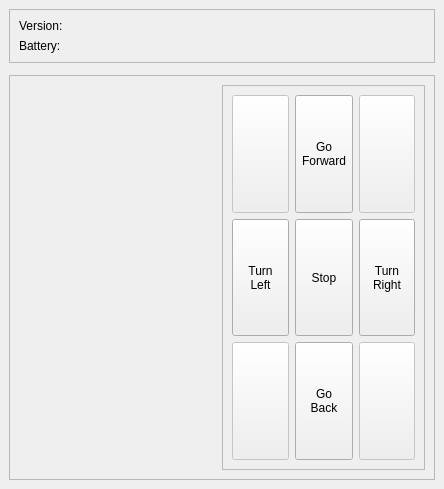
<?xml version="1.0" encoding="UTF-8"?>
<ui version="4.0">
 <class>MainWindow</class>
 <widget class="QMainWindow" name="MainWindow">
  <property name="geometry">
   <rect>
    <x>0</x>
    <y>0</y>
    <width>444</width>
    <height>489</height>
   </rect>
  </property>
  <property name="windowTitle">
   <string>MainWindow</string>
  </property>
  <widget class="QWidget" name="centralWidget">
   <layout class="QVBoxLayout" name="verticalLayout">
    <item>
     <widget class="QFrame" name="frame_3">
      <property name="frameShape">
       <enum>QFrame::StyledPanel</enum>
      </property>
      <property name="frameShadow">
       <enum>QFrame::Raised</enum>
      </property>
      <layout class="QGridLayout" name="gridLayout_2">
       <item row="0" column="0">
        <widget class="QLabel" name="label">
         <property name="sizePolicy">
          <sizepolicy hsizetype="Maximum" vsizetype="Preferred">
           <horstretch>0</horstretch>
           <verstretch>0</verstretch>
          </sizepolicy>
         </property>
         <property name="text">
          <string>Version:</string>
         </property>
        </widget>
       </item>
       <item row="0" column="1">
        <widget class="QLabel" name="L_Version">
         <property name="sizePolicy">
          <sizepolicy hsizetype="Expanding" vsizetype="Preferred">
           <horstretch>0</horstretch>
           <verstretch>0</verstretch>
          </sizepolicy>
         </property>
         <property name="minimumSize">
          <size>
           <width>30</width>
           <height>10</height>
          </size>
         </property>
         <property name="text">
          <string/>
         </property>
        </widget>
       </item>
       <item row="1" column="0">
        <widget class="QLabel" name="label_2">
         <property name="sizePolicy">
          <sizepolicy hsizetype="Maximum" vsizetype="Preferred">
           <horstretch>0</horstretch>
           <verstretch>0</verstretch>
          </sizepolicy>
         </property>
         <property name="text">
          <string>Battery:</string>
         </property>
        </widget>
       </item>
       <item row="1" column="1">
        <widget class="QLabel" name="L_Battery">
         <property name="sizePolicy">
          <sizepolicy hsizetype="Expanding" vsizetype="Preferred">
           <horstretch>0</horstretch>
           <verstretch>0</verstretch>
          </sizepolicy>
         </property>
         <property name="minimumSize">
          <size>
           <width>30</width>
           <height>10</height>
          </size>
         </property>
         <property name="text">
          <string/>
         </property>
        </widget>
       </item>
      </layout>
     </widget>
    </item>
    <item>
     <widget class="QFrame" name="frame_4">
      <property name="frameShape">
       <enum>QFrame::StyledPanel</enum>
      </property>
      <property name="frameShadow">
       <enum>QFrame::Raised</enum>
      </property>
     </widget>
    </item>
    <item>
     <widget class="QFrame" name="frame_2">
      <property name="frameShape">
       <enum>QFrame::StyledPanel</enum>
      </property>
      <property name="frameShadow">
       <enum>QFrame::Raised</enum>
      </property>
      <layout class="QHBoxLayout" name="horizontalLayout">
       <item>
        <spacer name="horizontalSpacer">
         <property name="orientation">
          <enum>Qt::Horizontal</enum>
         </property>
         <property name="sizeHint" stdset="0">
          <size>
           <width>197</width>
           <height>20</height>
          </size>
         </property>
        </spacer>
       </item>
       <item>
        <widget class="QFrame" name="frame">
         <property name="frameShape">
          <enum>QFrame::StyledPanel</enum>
         </property>
         <property name="frameShadow">
          <enum>QFrame::Raised</enum>
         </property>
         <layout class="QGridLayout" name="gridLayout">
          <item row="0" column="0">
           <widget class="QToolButton" name="toolButton_7">
            <property name="enabled">
             <bool>false</bool>
            </property>
            <property name="sizePolicy">
             <sizepolicy hsizetype="Expanding" vsizetype="Expanding">
              <horstretch>0</horstretch>
              <verstretch>0</verstretch>
             </sizepolicy>
            </property>
            <property name="focusPolicy">
             <enum>Qt::NoFocus</enum>
            </property>
            <property name="text">
             <string/>
            </property>
           </widget>
          </item>
          <item row="0" column="1">
           <widget class="QToolButton" name="TB_Forward">
            <property name="sizePolicy">
             <sizepolicy hsizetype="Expanding" vsizetype="Expanding">
              <horstretch>0</horstretch>
              <verstretch>0</verstretch>
             </sizepolicy>
            </property>
            <property name="focusPolicy">
             <enum>Qt::NoFocus</enum>
            </property>
            <property name="text">
             <string>Go
Forward</string>
            </property>
            <property name="shortcut">
             <string>Up</string>
            </property>
            <property name="autoRepeat">
             <bool>true</bool>
            </property>
           </widget>
          </item>
          <item row="0" column="2">
           <widget class="QToolButton" name="toolButton_8">
            <property name="enabled">
             <bool>false</bool>
            </property>
            <property name="sizePolicy">
             <sizepolicy hsizetype="Expanding" vsizetype="Expanding">
              <horstretch>0</horstretch>
              <verstretch>0</verstretch>
             </sizepolicy>
            </property>
            <property name="focusPolicy">
             <enum>Qt::NoFocus</enum>
            </property>
            <property name="text">
             <string/>
            </property>
           </widget>
          </item>
          <item row="1" column="0">
           <widget class="QToolButton" name="TB_Left">
            <property name="sizePolicy">
             <sizepolicy hsizetype="Expanding" vsizetype="Expanding">
              <horstretch>0</horstretch>
              <verstretch>0</verstretch>
             </sizepolicy>
            </property>
            <property name="focusPolicy">
             <enum>Qt::NoFocus</enum>
            </property>
            <property name="text">
             <string>Turn
Left</string>
            </property>
            <property name="shortcut">
             <string>Left</string>
            </property>
            <property name="autoRepeat">
             <bool>true</bool>
            </property>
           </widget>
          </item>
          <item row="1" column="1">
           <widget class="QToolButton" name="TB_Stop">
            <property name="sizePolicy">
             <sizepolicy hsizetype="Expanding" vsizetype="Expanding">
              <horstretch>0</horstretch>
              <verstretch>0</verstretch>
             </sizepolicy>
            </property>
            <property name="focusPolicy">
             <enum>Qt::NoFocus</enum>
            </property>
            <property name="text">
             <string>Stop</string>
            </property>
            <property name="shortcut">
             <string>Space</string>
            </property>
            <property name="autoRepeat">
             <bool>true</bool>
            </property>
           </widget>
          </item>
          <item row="1" column="2">
           <widget class="QToolButton" name="TB_Right">
            <property name="sizePolicy">
             <sizepolicy hsizetype="Expanding" vsizetype="Expanding">
              <horstretch>0</horstretch>
              <verstretch>0</verstretch>
             </sizepolicy>
            </property>
            <property name="focusPolicy">
             <enum>Qt::NoFocus</enum>
            </property>
            <property name="text">
             <string>Turn
Right</string>
            </property>
            <property name="shortcut">
             <string>Right</string>
            </property>
            <property name="autoRepeat">
             <bool>true</bool>
            </property>
           </widget>
          </item>
          <item row="2" column="0">
           <widget class="QToolButton" name="toolButton_6">
            <property name="enabled">
             <bool>false</bool>
            </property>
            <property name="sizePolicy">
             <sizepolicy hsizetype="Expanding" vsizetype="Expanding">
              <horstretch>0</horstretch>
              <verstretch>0</verstretch>
             </sizepolicy>
            </property>
            <property name="focusPolicy">
             <enum>Qt::NoFocus</enum>
            </property>
            <property name="text">
             <string/>
            </property>
           </widget>
          </item>
          <item row="2" column="1">
           <widget class="QToolButton" name="TB_Back">
            <property name="sizePolicy">
             <sizepolicy hsizetype="Expanding" vsizetype="Expanding">
              <horstretch>0</horstretch>
              <verstretch>0</verstretch>
             </sizepolicy>
            </property>
            <property name="focusPolicy">
             <enum>Qt::NoFocus</enum>
            </property>
            <property name="text">
             <string>Go
Back</string>
            </property>
            <property name="shortcut">
             <string>Down</string>
            </property>
            <property name="autoRepeat">
             <bool>true</bool>
            </property>
           </widget>
          </item>
          <item row="2" column="2">
           <widget class="QToolButton" name="toolButton_9">
            <property name="enabled">
             <bool>false</bool>
            </property>
            <property name="sizePolicy">
             <sizepolicy hsizetype="Expanding" vsizetype="Expanding">
              <horstretch>0</horstretch>
              <verstretch>0</verstretch>
             </sizepolicy>
            </property>
            <property name="focusPolicy">
             <enum>Qt::NoFocus</enum>
            </property>
            <property name="text">
             <string/>
            </property>
           </widget>
          </item>
         </layout>
        </widget>
       </item>
      </layout>
     </widget>
    </item>
   </layout>
  </widget>
 </widget>
 <resources/>
 <connections/>
</ui>
